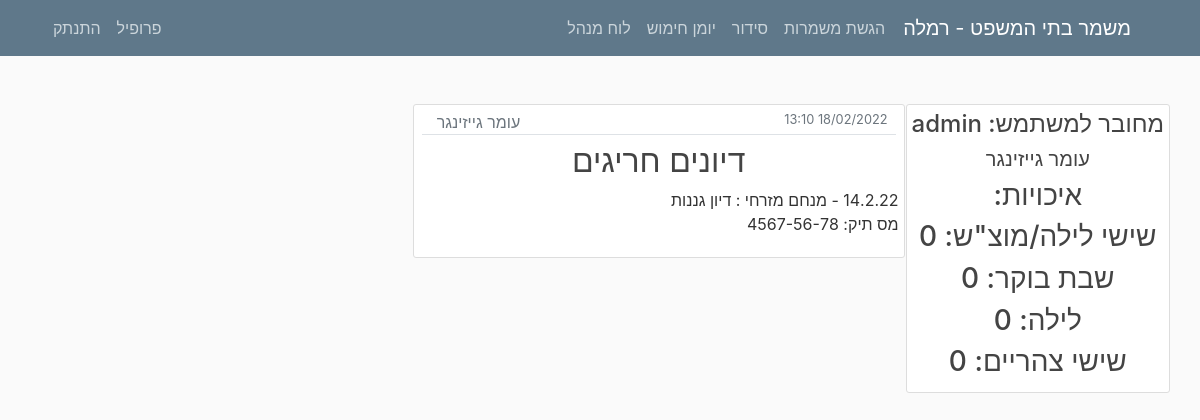
The app's page / (signed in) with its own data.
### mishmar/models.py (models this page shows, shortened)
class Settings(models.Model):
    submitting = models.BooleanField(default=True, verbose_name="ניתן להגיש/לשנות הגשות")
    pin_code = models.IntegerField(default=1234, verbose_name="קוד זיהוי")
    officer = models.CharField(max_length=20, verbose_name="קצין מתקן")
    city = models.CharField(max_length=100, verbose_name="עיר")
    max_seq0 = models.IntegerField(default=2, verbose_name="מספר רצפים מקסימלי לילה לצהריים")
    max_seq1 = models.IntegerField(default=2, verbose_name="מספר רצפים מקסימלי צהריים לבוקר")
    version = models.CharField(max_length=10, default="1.0", verbose_name="גרסה")
    friday_morning = models.BooleanField(default=False, verbose_name="שישי בוקר נחשב במינימום הגשות?", blank=True)
    friday_noon = models.BooleanField(default=False, verbose_name="שישי בצהריים נחשב במינימום הגשות?", blank=True)
    num_mags = models.PositiveIntegerField(default=3, verbose_name="מספר מחסניות")
    hand_cuffs = models.PositiveIntegerField(default=8, verbose_name="מספר אזיקים")
    num_mag_cases = models.PositiveIntegerField(default=8, verbose_name="מספר פונדות")
    num_gun_cases = models.PositiveIntegerField(default=8, verbose_name="מספר נרתיקים")

class Post(models.Model):
    username = models.ForeignKey(User, on_delete=models.CASCADE)
    date = models.DateTimeField(default=timezone.now, verbose_name="תאריך")
    title = models.CharField(max_length=30, verbose_name="כותרת")
    text = models.TextField(blank=True, verbose_name="טקסט")
    class Meta:
        verbose_name = "פוסט"
        verbose_name_plural = "פוסטים"

### users/models.py (models this page shows, shortened)
class UserSettings(models.Model):
    user = models.OneToOneField(User, on_delete=models.CASCADE)
    nickname = models.CharField(default="אין", max_length=20, verbose_name="כינוי", blank=True)
    night = models.IntegerField(default=0, verbose_name="לילה")
    sat_night = models.IntegerField(default=0, verbose_name="שישי לילה/מוצ\"ש")
    fri_noon = models.IntegerField(default=0, verbose_name="שישי צהריים")
    sat_morning = models.IntegerField(default=0, verbose_name="שבת בוקר/צהריים")
    image = models.TextField(default="", verbose_name="תמונה", blank=True)
    sat = models.BooleanField(default=False, verbose_name="עושה רק מוצ\"ש")
    language = models.CharField(default="hebrew", max_length=30, verbose_name="שפה")
    class Meta:
        verbose_name = "הגדרות משתמש"
        verbose_name_plural = "הגדרות משתמשים"

### mishmar/views.py (the view)
# urls.py: path("", views.home, name="Home"),
def home(request):
    start_app()
    if request.user.is_authenticated:
        profile = USettings.objects.all().filter(user=request.user).last()
    else:
        profile = None
    posts = Post.objects.all()
    armingrequests = ArmingRequest.objects.all().filter(read=False)
    if request.user.is_authenticated:
        if request.user.groups.filter(name='manager').exists():
            num_requests = len(armingrequests)
            if num_requests > 0:
                messages.info(request, f'יש {num_requests} בקשות לשינוי ביומן חימוש')
        if request.user.groups.filter(name='staff').exists():
            usage = calculate_usage()
            if usage[0] >= 9000:
                messages.error(request, f'כמות נתונים גבוהה מאוד ({usage[0]}) אנא בצע גיבוי ומחיקת נתונים.')
            elif usage[0] >= 8000:
                messages.warning(request, f'כמות נתונים גבוהה ({usage[0]}) אנא בצע גיבוי ומחיקת נתונים.')
    context = {
        "posts": posts,
        "profile": profile,
    }
    return render(request, "mishmar/Home.html", context)

### mishmar/views.py (called while the page is built)
def start_app():
    if not Group.objects.filter(name='manager').exists():
        Group.objects.create(name='manager')
    if not Group.objects.filter(name='staff').exists():
        Group.objects.create(name='staff')
    if not User.objects.filter(username='metagber').exists():
        User.objects.create_user(username='metagber', password='mishmar123')
    if len(Settings.objects.all()) == 0:
        new_settings = Settings(submitting=True, pin_code=1234, officer="", city="", max_seq0=2, max_seq1=2, friday_morning=False, friday_noon=False)
        new_settings.save()

def calculate_usage():
    shifts_organization_sum = 0
    shifts_organization_sum += Shift.objects.all().count()
    shifts_organization_sum += Organization.objects.all().count()
    logs_sum = 0
    logs_sum += ValidationLog.objects.all().count()
    logs_sum += Arming_Log.objects.all().count()
    logs_sum += ArmingRequest.objects.all().count()
    events_sum = Event.objects.all().count()
    sum_all = logs_sum + shifts_organization_sum + 1
    sum_all += User.objects.all().count()
    sum_all += Group.objects.all().count()
    sum_all += USettings.objects.all().count()
    sum_all += Gun.objects.all().count()
    sum_all += OrganizationShift.objects.all().count()
    sum_all += Event.objects.all().count()
    sum_all += Post.objects.all().count()
    sum_all += IpBan.objects.all().count()
    return [sum_all, logs_sum, shifts_organization_sum, events_sum]

@register.filter
def get_city(string):
    settings = Settings.objects.all().first()
    return settings.city

@register.filter
def isStaff(user):
    return user.groups.filter(name='staff').exists()

@register.filter
def getmonth(month):
    letter = month.lower()[0]
    if (letter >= 'a' and letter <= 'z'):
        return month
    else:
        months_he = ["ינו", "פבר", "מרץ", "אפר", "מאי", "יונ", "יול", "אוג", "ספט", "אוק", "נוב", "דצמ"]
        months = ["jan", "feb", "mar", "apr", "may", "jun", "jul", "aug", "sep", "oct", "nov", "dec"]
        return months[months_he.index(month)]

@register.filter
def getday(string):
    letter = datetime.datetime.now().strftime("%b").lower()[0]
    if (letter >= 'a' and letter <= 'z'):
        return datetime.datetime.now()
    return datetime.datetime.now()

@register.filter
def get_base_string(user, num):
    return translate_text(base_strings[int(num)], user, "hebrew")

### mishmar/templates/mishmar/Home.html (shortened to what this page needs)
{% extends "mishmar/base.html" %}
{% block content %}
    <main role="main" class="container" dir="rtl">
      {% if request.user.is_authenticated %}
      <div dir="rtl" class="row">
    <div dir="rtl">
          <div dir="rtl" class="content-section">
            <h4 dir="rtl">מחובר למשתמש: {{request.user.username}}</h4>
            <h5 dir="rtl">{{ request.user.first_name }} {{ request.user.last_name }}</h5>
            <h3>איכויות:</h3>
            <h3>שישי לילה/מוצ"ש: {{ profile.sat_night }}</h3>
            <h3>שבת בוקר: {{ profile.sat_morning }}</h3>
            <h3>לילה: {{ profile.night }}</h3>
            <h3>שישי צהריים: {{ profile.fri_noon }}</h3>
          </div>
        </div>
    <div dir="rtl" style="margin-right: 1px; margin-left: 5px;">
            {% for post in posts %}
                <article class="content-section">
                <div class="row border-bottom" style="margin-left: 3px; margin-right: 3px; margin-bottom: 7px">
                    <small class="text-muted mr-2" style="margin-left: 20em; align-items: end">{{ post.date|date:"d/m/Y H:i" }}</small>
              <a class="text-muted mr-2" style="margin-left: 15px">{{ post.username|get_user_name }}</a>
                    </div>
                    <div>
            <h2><a class="article-title" {% if request.user|isStaff %} href="{% url 'post-update' post.id %}" {% endif %}>{{ post.title }}</a></h2>
                        </div>
                    <div>
            <p class="article-content">{{ post.text }}</p>
                </div>
        </article>
            {% endfor %}
        {% else %}
            <h1>היי אורח,</h1>
            <p>התחבר כדי להמשיך.</p>
        {% endif %}
    </div>
      </div>
    </main>
{% endblock content %}

### mishmar/templates/mishmar/base.html (shortened to what this page needs)
{% load static %}
<!DOCTYPE html>
<html dir = rtl>
<head>
    <link rel="stylesheet" href="https://maxcdn.bootstrapcdn.com/bootstrap/4.0.0/css/bootstrap.min.css">
    <link rel="stylesheet" type="text/css" href="{% static 'mishmar/main.css' %}">
    <link rel="stylesheet" type="text/css" href="{% static 'mishmar/matrix.css' %}">
    <link rel="stylesheet" type="text/css" href="{% static 'mishmar/neon.css' %}">
</head>
<body>
    <header class="site-header">
      <nav class="navbar navbar-expand-md navbar-dark bg-steel fixed-top">
        <div class="container">
          <a class="navbar-brand mr-4" style="margin-left: 0.5em" href="{% url 'Home' %}">משמר בתי המשפט - {{ ""|get_city }}</a>
          <div class="collapse navbar-collapse" id="navbarToggle">
            <div class="navbar-nav ">
              {% if request.user.is_authenticated %}
              {% if request.user.username != 'metagber' %}
              <a class="nav-item nav-link" href="{% url 'Serve' %}">{{ request.user|get_base_string:"1" }}</a>
                <a  class="nav-item nav-link" href="{% url 'Organization' %}">{{ request.user|get_base_string:"2" }}</a>
                {% endif %}
                <a  class="nav-item nav-link" href="{% url 'armingday' year='today'|getday|date:'Y' month='today'|getday|date:'b'|getmonth day='today'|getday|date:'d' %}">יומן חימוש</a>
                {% endif %}
                {% if request.user|isStaff %}
                    <a  class="nav-item nav-link" href="{% url 'staff-panel' %}">לוח מנהל</a>
                {% endif %}
            </div>
            <div class="navbar-nav mr-auto">
                {% if request.user.is_authenticated %}
                {% if request.user.username != 'metagber' %}
                    <a class="nav-item nav-link" href="{% url 'profile' %}">{{ request.user|get_base_string:"6" }}</a>
                    {% endif %}
                    <a class="nav-item nav-link" href="{% url 'logout' %}">{{ request.user|get_base_string:"7" }}</a>
                 {% else %}
                    <a class="nav-item nav-link" href="{% url 'login' %}">{{ request.user|get_base_string:"8" }}</a>
                    <a class="nav-item nav-link" href="{% url 'register' %}">{{ request.user|get_base_string:"9" }}</a>
                {% endif %}
            </div>
          </div>
        </div>
      </nav>
    </header>
    <main role="main" class="container">
      <div class="row" dir="rtl">
        <div>
          {% block content %}{% endblock %}
        </div>
      </div>
    </main>
</body>
</html>

### mishmar/static/mishmar/main.css (style rules this page uses)
body { background: #fafafa; color: #333333; margin-top: 5rem; padding: 1.5em; direction: rtl; text-align: right; }
h1, h2, h3, h4, h5, h6 { color: #444444; direction: rtl; text-align: center; }
.bg-steel { background-color: #5f788a; }
.site-header .navbar-nav .nav-link { color: #cbd5db; }
.content-section { background: #ffffff; padding: 5px 5px; border: 1px solid #dddddd; border-radius: 3px; margin-bottom: 20px; direction: rtl; text-align: center; }
.article-title { color: #444444; }
.article-content { white-space: pre-line; text-align: right; flex: 1; justify-content: start; }

### records on screen
Settings: city "רמלה"
UserSettings: sat_night "0", sat_morning "0", night "0", fri_noon "0"
Post: date "18/02/2022 13:10", username|get_user_name "עומר גייזינגר", title "דיונים חריגים", text "14.2.22 - מנחם מזרחי : דיון גננות מס תיק: 4567-56-78"

### other values on screen
{{ request.user|get_base_string:"1" }} "הגשת משמרות"
{{ request.user|get_base_string:"2" }} "סידור"
{{ request.user|get_base_string:"6" }} "פרופיל"
{{ request.user|get_base_string:"7" }} "התנתק"
{{ request.user.username }} "admin"
{{ request.user.first_name }} "עומר"
{{ request.user.last_name }} "גייזינגר"
